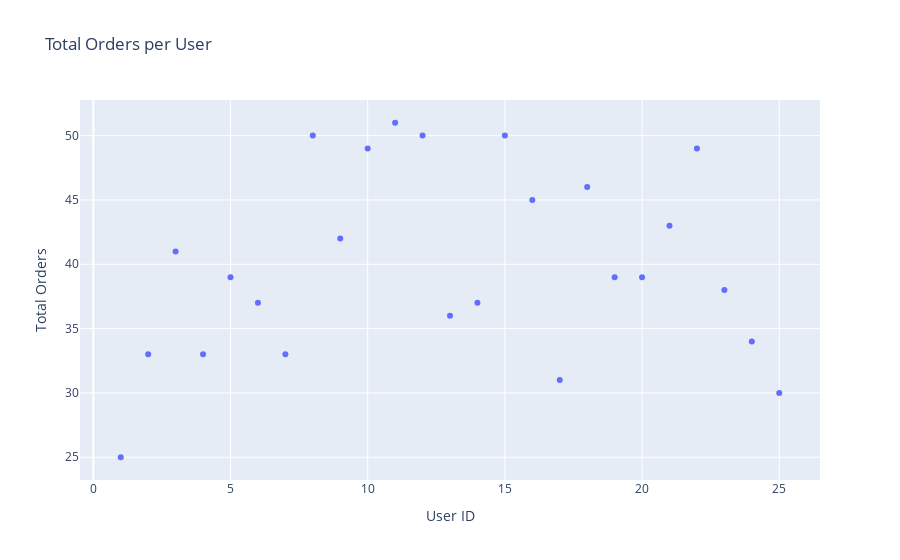

The code cell stored with this chart in its notebook:
### Code cell
import plotly.express as px

user_order_counts = df.groupby('user_id')['order_id'].count().reset_index()
user_order_counts.rename(columns={'order_id': 'total_orders'}, inplace=True)

# Plot scatter chart
fig = px.scatter(user_order_counts, x='user_id', y='total_orders', title='Total Orders per User', labels={'user_id': 'User ID', 'total_orders': 'Total Orders'})
fig.show()

### Figure 1 — Plotly figure (JSON) as saved in the notebook; plotly's stock layout.template omitted (floating-point values rounded to 4 significant figures)
{"data": [{"hovertemplate": "User ID=%{x}<br>Total Orders=%{y}<extra></extra>", "legendgroup": "", "marker": {"color": "#636efa", "symbol": "circle"}, "mode": "markers", "name": "", "orientation": "v", "showlegend": false, "type": "scatter", "x": [1, 2, 3, 4, 5, 6, 7, 8, 9, 10, 11, 12, 13, 14, 15, 16, 17, 18, 19, 20, 21, 22, 23, 24, 25], "xaxis": "x", "y": [25, 33, 41, 33, 39, 37, 33, 50, 42, 49, 51, 50, 36, 37, 50, 45, 31, 46, 39, 39, 43, 49, 38, 34, 30], "yaxis": "y"}], "layout": {"legend": {"tracegroupgap": 0}, "title": {"text": "Total Orders per User"}, "xaxis": {"anchor": "y", "domain": [0, 1], "title": {"text": "User ID"}}, "yaxis": {"anchor": "x", "domain": [0, 1], "title": {"text": "Total Orders"}}}}
